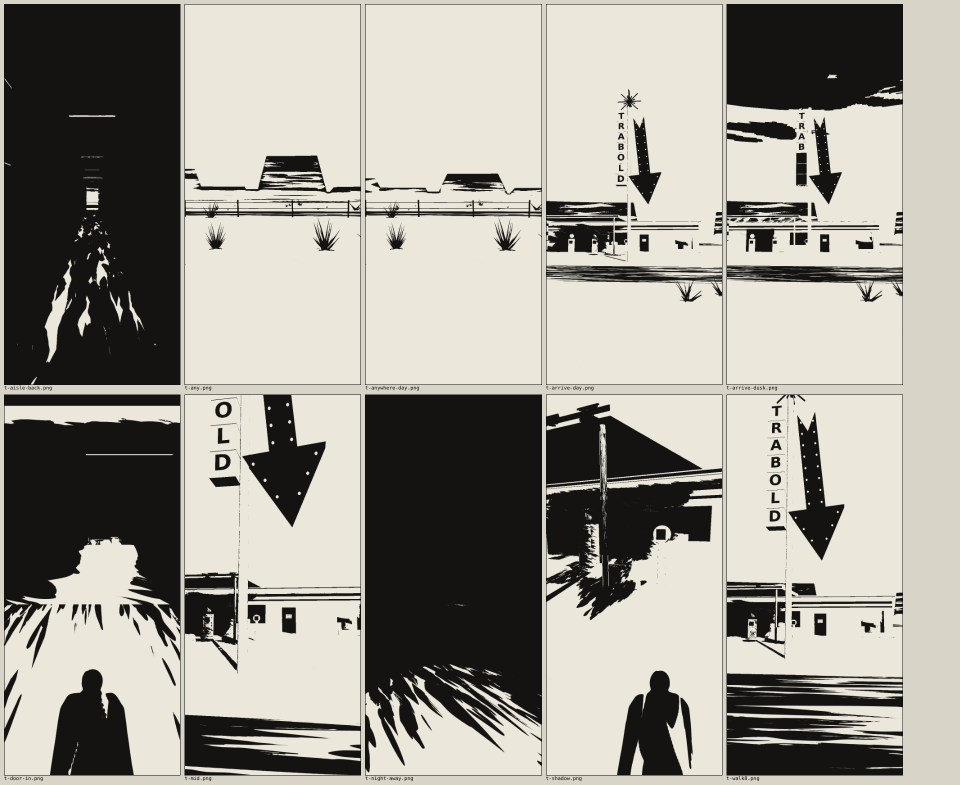
#> input picture design/gas-station/sketches/place/out/_reviewt-.png, 1920 x 1570 px, given in place of s-short-cut.png, which was not available (shown at 1/2 size)
$ python sheet1.py
#> lines starting #> are read from the running program, lines starting #| are printed output that depends on the picture
# python3 sheet1.py -> ../../concepts/stills/sheet-1-pump.png. Sheet 1, the pump: a flash sheet assembled from frames of the walkable prototype (out/, made by look.js).
# Every drawing on it is a real frame of the three.js pump, taken with a long lens from its best side, cut out and printed on one generated sheet of aged paper.
# What this script adds that the prototype does not have: the sheet's paper, the captions, the soft cut-out round each piece, and a little dropout over everything.
import numpy as np, sys
from PIL import Image, ImageDraw, ImageFont, ImageFilter
O='out/'; OUT='../../concepts/stills/sheet-1-pump.png'; W=1170; rng=np.random.default_rng(4)
FD='/usr/share/fonts/truetype/'
mono=lambda s:ImageFont.truetype(FD+'liberation/LiberationMono-Bold.ttf',s); monor=lambda s:ImageFont.truetype(FD+'liberation/LiberationMono-Regular.ttf',s); head=lambda s:ImageFont.truetype(FD+'dejavu/DejaVuSerif-Bold.ttf',s)
def ink_of(name, box, w, h, fade=.16, grey=False):
#> called with name = 's-short-cut', box = (150, 30, 1110, 1950), w = 530, h = 1060, fade = 0.16, grey = False
    im=Image.open(O+name+'.png').convert('L').crop(box).resize((w,h),Image.LANCZOS); a=np.asarray(im,np.float32)/255.
    k=np.clip((.895-a)/(.895-.075),0,1)                     # 0 paper, 1 ink (paper and ink values of the prototype)
    if grey: k=np.clip((.93-a)/(.93-.075),0,1)
    yy,xx=np.mgrid[0:h,0:w]; d=np.minimum(np.minimum(xx,w-1-xx)/(w*fade),np.minimum(yy,h-1-yy)/(h*fade*.6)); n=np.asarray(Image.effect_noise((w,h),90).filter(ImageFilter.GaussianBlur(5)),np.float32)/255.
    return k*((d+(n-.5)*1.6)>.5)                           # each piece ends raggedly on the sheet, in its own ground marks
items=[]; H=[0]
def text(x,y,s,f,fill=1.): items.append(('t',x,y,s,f,fill))
def piece(x,y,arr): items.append(('p',x,y,arr))
y=40; text(40,y,'No. 1',mono(26)); text(40,y+34,'The Pump',head(84)); text(44,y+140,'ONE ELEMENT, DRAWN BY ITSELF. EVERY DRAWING HERE IS A FRAME OF THE',monor(21)); text(44,y+166,'PUMP YOU CAN WALK ROUND, SEEN THROUGH A LONG LENS.  ABANDONED.',monor(21)); y+=230
text(40,y,'A.  Which pump?',head(40)); y+=60
piece(40,y,ink_of('s-short-cut',(150,30,1110,1950),530,1060)); piece(600,y,ink_of('s-tall-cut',(150,30,1110,1950),530,1060)); y+=1065
#> call 2 of ink_of, with name = 's-tall-cut', box = (150, 30, 1110, 1950), w = 530, h = 1060, fade = 0.16, grey = False
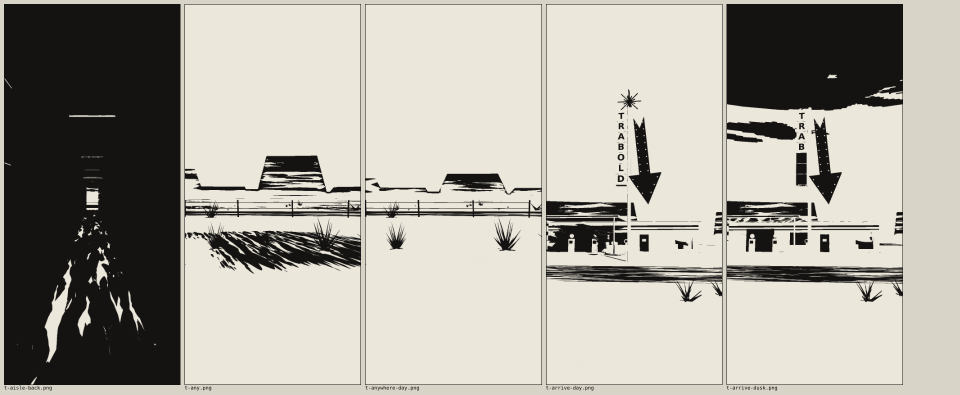
#> input picture design/gas-station/sketches/place/out/_reviewt-a.png, 1920 x 789 px, given in place of s-tall-cut.png, which was not available (shown at 1/2 size)
#> in ink_of (call 2), `im = Image.open(O + name + '.png').convert('L').crop(box).resize((w, h`:
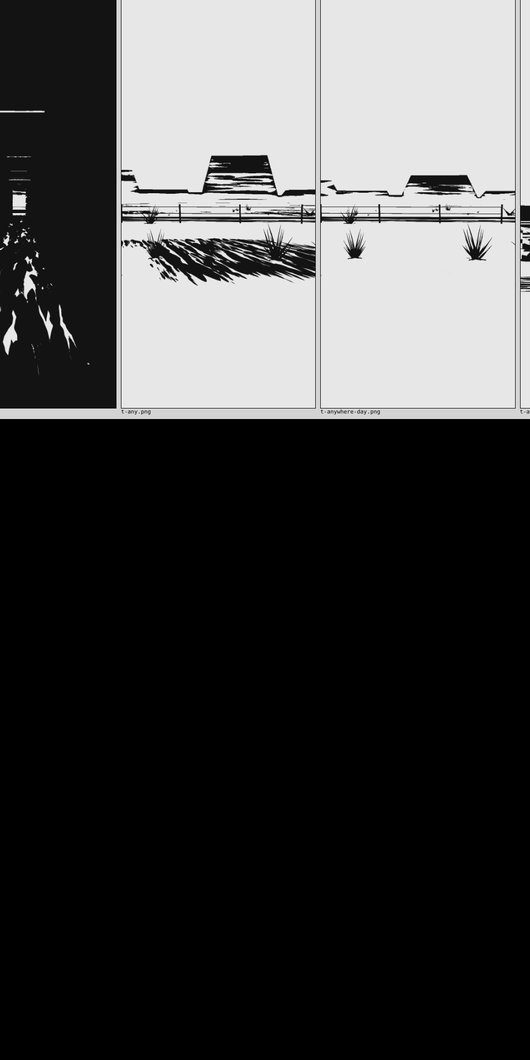
#> im: PIL image 530x1060 L; min 0, max 255, mean 68.4
#> in ink_of (call 2), `k=np.clip((.895-a)/(.895-.075),0,1)`:
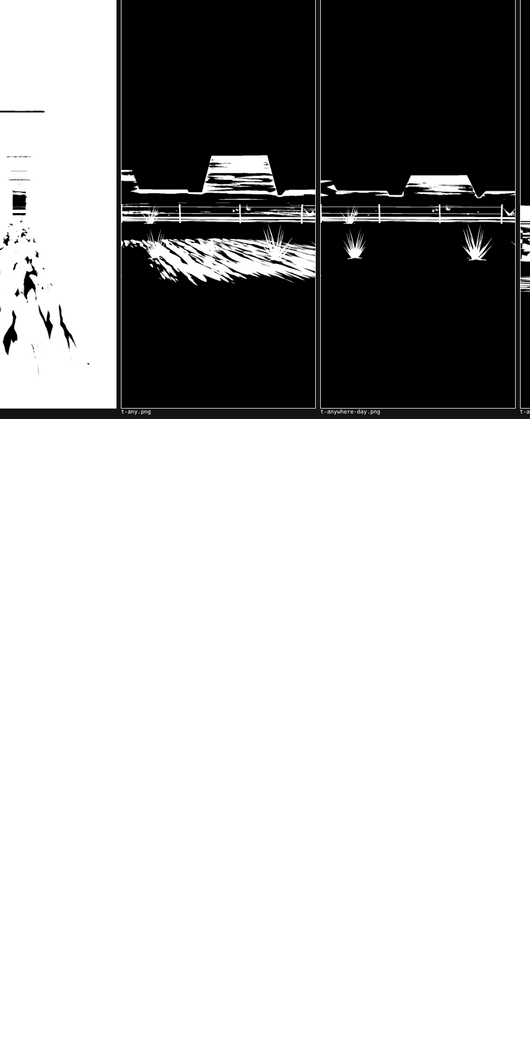
#> k: shape (1060, 530) float32; min 0, max 1, mean 0.713
#> in ink_of (call 2), `return k*((d+(n-.5)*1.6)>.5)`:
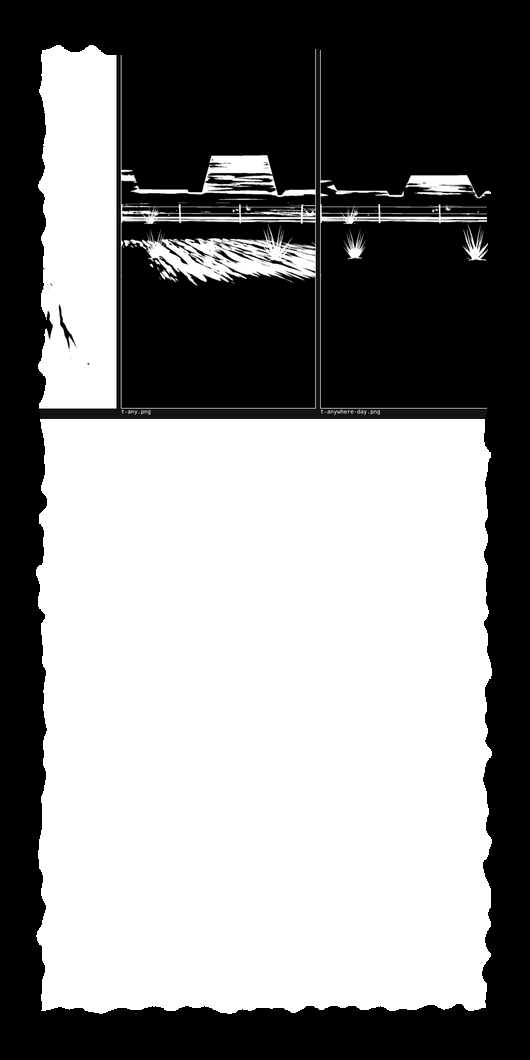
#> returned value: shape (1060, 530) float32; min 0, max 1, mean 0.536
for x,a,b in [(40,'A1  SHORT, FLAT-TOPPED','after your Route 66 photo'),(600,'A2  TALL, STEPPED TOP','loosely after your 1934 photo')]: text(x,y,a,mono(22)); text(x,y+28,b,monor(20))
y+=90; text(40,y,'B.  Which hand?',head(40)); y+=58
for i,(n,a,b,c) in enumerate([('brush','B1  BRUSH','fat dry dabs on a','slant, black spotted in'),('cut','B2  CUT','an even line, short','hatching, no black'),('dot','B3  DOT','stipple, packed','closer for dark')]):
    x=30+i*375; piece(x,y,ink_of('s-short-'+n,(190,30,1070,1950),360,786,.12)); text(x+8,y+792,a,mono(22)); text(x+8,y+820,b,monor(19)); text(x+8,y+844,c,monor(19))
#> call 3 of ink_of, with name = 's-short-brush', box = (190, 30, 1070, 1950), w = 360, h = 786, fade = 0.12, grey = False
#> in ink_of (call 3), `im = Image.open(O + name + '.png').convert('L').crop(box).resize((w, h`:
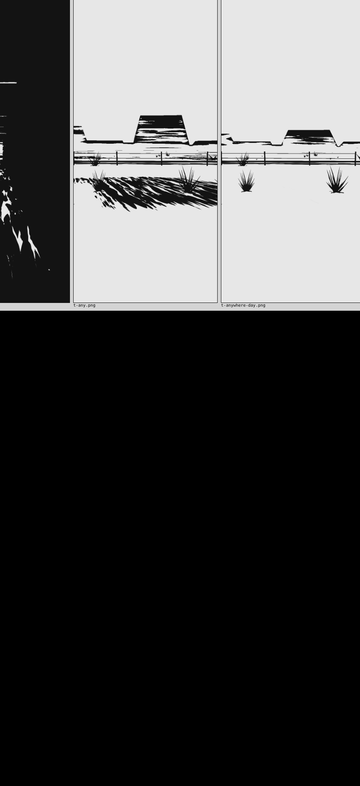
#> im: PIL image 360x786 L; min 0, max 255, mean 70.3
#> in ink_of (call 3), `k=np.clip((.895-a)/(.895-.075),0,1)`:
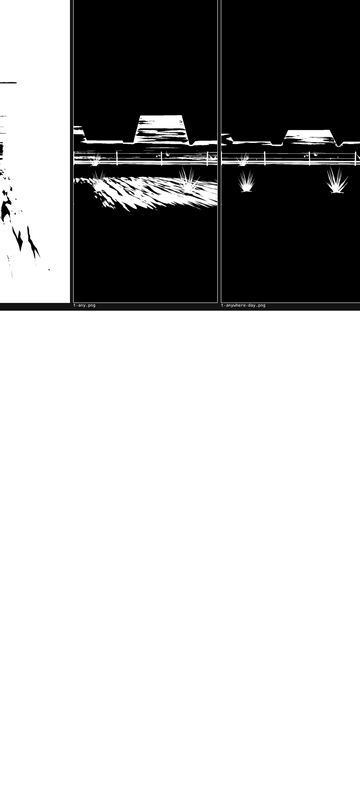
#> k: shape (786, 360) float32; min 0, max 1, mean 0.704
#> in ink_of (call 3), `return k*((d+(n-.5)*1.6)>.5)`:
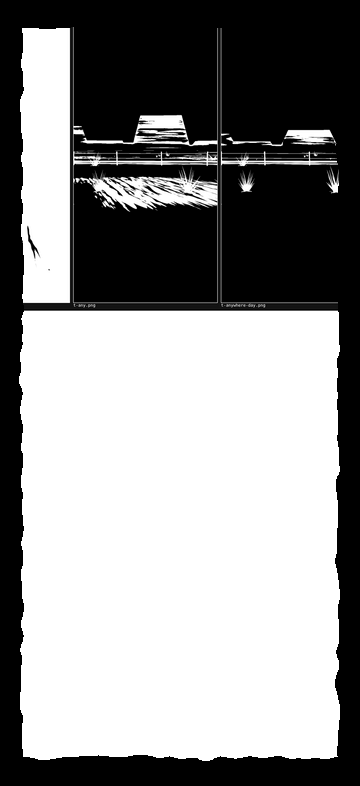
#> returned value: shape (786, 360) float32; min 0, max 1, mean 0.57
#> (the run stopped early here; a loop or call above may not have finished)
